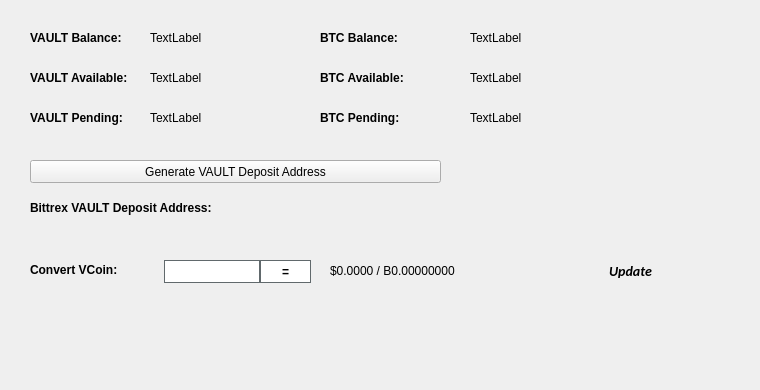
   <widget class="QWidget" name="BalanceTab">
    <attribute name="title">
     <string>Balance</string>
    </attribute>
    <widget class="QLabel" name="BitcoinBalanceLabel">
     <property name="geometry">
      <rect>
       <x>470</x>
       <y>30</y>
       <width>150</width>
       <height>16</height>
      </rect>
     </property>
     <property name="text">
      <string>TextLabel</string>
     </property>
    </widget>
    <widget class="QLabel" name="VAULTBalanceLabel">
     <property name="geometry">
      <rect>
       <x>150</x>
       <y>30</y>
       <width>150</width>
       <height>16</height>
      </rect>
     </property>
     <property name="text">
      <string>TextLabel</string>
     </property>
    </widget>
    <widget class="QLabel" name="label_11">
     <property name="geometry">
      <rect>
       <x>30</x>
       <y>30</y>
       <width>101</width>
       <height>16</height>
      </rect>
     </property>
     <property name="font">
      <font>
       <weight>75</weight>
       <bold>true</bold>
      </font>
     </property>
     <property name="text">
      <string>VAULT Balance:</string>
     </property>
    </widget>
    <widget class="QLabel" name="label_12">
     <property name="geometry">
      <rect>
       <x>320</x>
       <y>30</y>
       <width>101</width>
       <height>16</height>
      </rect>
     </property>
     <property name="font">
      <font>
       <weight>75</weight>
       <bold>true</bold>
      </font>
     </property>
     <property name="text">
      <string>BTC Balance:</string>
     </property>
    </widget>
    <widget class="QLabel" name="VAULTAvailableLabel_2">
     <property name="geometry">
      <rect>
       <x>150</x>
       <y>70</y>
       <width>150</width>
       <height>16</height>
      </rect>
     </property>
     <property name="text">
      <string>TextLabel</string>
     </property>
    </widget>
    <widget class="QLabel" name="label_13">
     <property name="geometry">
      <rect>
       <x>30</x>
       <y>70</y>
       <width>111</width>
       <height>16</height>
      </rect>
     </property>
     <property name="font">
      <font>
       <weight>75</weight>
       <bold>true</bold>
      </font>
     </property>
     <property name="text">
      <string>VAULT Available:</string>
     </property>
    </widget>
    <widget class="QLabel" name="label_14">
     <property name="geometry">
      <rect>
       <x>30</x>
       <y>110</y>
       <width>101</width>
       <height>16</height>
      </rect>
     </property>
     <property name="font">
      <font>
       <weight>75</weight>
       <bold>true</bold>
      </font>
     </property>
     <property name="text">
      <string>VAULT Pending:</string>
     </property>
    </widget>
    <widget class="QLabel" name="VAULTPendingLabel">
     <property name="geometry">
      <rect>
       <x>150</x>
       <y>110</y>
       <width>150</width>
       <height>16</height>
      </rect>
     </property>
     <property name="text">
      <string>TextLabel</string>
     </property>
    </widget>
    <widget class="QLabel" name="label_15">
     <property name="geometry">
      <rect>
       <x>320</x>
       <y>70</y>
       <width>111</width>
       <height>16</height>
      </rect>
     </property>
     <property name="font">
      <font>
       <weight>75</weight>
       <bold>true</bold>
      </font>
     </property>
     <property name="text">
      <string>BTC Available:</string>
     </property>
    </widget>
    <widget class="QLabel" name="BitcoinAvailableLabel">
     <property name="geometry">
      <rect>
       <x>470</x>
       <y>70</y>
       <width>150</width>
       <height>16</height>
      </rect>
     </property>
     <property name="text">
      <string>TextLabel</string>
     </property>
    </widget>
    <widget class="QLabel" name="label_31">
     <property name="geometry">
      <rect>
       <x>320</x>
       <y>110</y>
       <width>111</width>
       <height>16</height>
      </rect>
     </property>
     <property name="font">
      <font>
       <weight>75</weight>
       <bold>true</bold>
      </font>
     </property>
     <property name="text">
      <string>BTC Pending:</string>
     </property>
    </widget>
    <widget class="QLabel" name="BitcoinPendingLabel">
     <property name="geometry">
      <rect>
       <x>470</x>
       <y>110</y>
       <width>150</width>
       <height>16</height>
      </rect>
     </property>
     <property name="text">
      <string>TextLabel</string>
     </property>
    </widget>
    <widget class="QLabel" name="label_33">
     <property name="geometry">
      <rect>
       <x>30</x>
       <y>200</y>
       <width>221</width>
       <height>16</height>
      </rect>
     </property>
     <property name="font">
      <font>
       <weight>75</weight>
       <bold>true</bold>
      </font>
     </property>
     <property name="text">
      <string>Bittrex VAULT Deposit Address:</string>
     </property>
    </widget>
    <widget class="QPushButton" name="GenDepositBTN">
     <property name="geometry">
      <rect>
       <x>30</x>
       <y>160</y>
       <width>411</width>
       <height>23</height>
      </rect>
     </property>
     <property name="text">
      <string>Generate VAULT Deposit Address</string>
     </property>
     <property name="icon">
      <iconset resource="../vault.qrc">
       <normaloff>:/icons/bitcoin</normaloff>:/icons/bitcoin</iconset>
     </property>
    </widget>
    <widget class="QLabel" name="DepositAddressLabel">
     <property name="geometry">
      <rect>
       <x>200</x>
       <y>200</y>
       <width>261</width>
       <height>16</height>
      </rect>
     </property>
     <property name="palette">
      <palette>
       <active>
        <colorrole role="WindowText">
         <brush brushstyle="SolidPattern">
          <color alpha="255">
           <red>0</red>
           <green>0</green>
           <blue>0</blue>
          </color>
         </brush>
        </colorrole>
        <colorrole role="Text">
         <brush brushstyle="SolidPattern">
          <color alpha="255">
           <red>0</red>
           <green>0</green>
           <blue>255</blue>
          </color>
         </brush>
        </colorrole>
       </active>
       <inactive>
        <colorrole role="WindowText">
         <brush brushstyle="SolidPattern">
          <color alpha="255">
           <red>0</red>
           <green>0</green>
           <blue>0</blue>
          </color>
         </brush>
        </colorrole>
        <colorrole role="Text">
         <brush brushstyle="SolidPattern">
          <color alpha="255">
           <red>0</red>
           <green>0</green>
           <blue>255</blue>
          </color>
         </brush>
        </colorrole>
       </inactive>
       <disabled>
        <colorrole role="WindowText">
         <brush brushstyle="SolidPattern">
          <color alpha="255">
           <red>120</red>
           <green>120</green>
           <blue>120</blue>
          </color>
         </brush>
        </colorrole>
        <colorrole role="Text">
         <brush brushstyle="SolidPattern">
          <color alpha="255">
           <red>120</red>
           <green>120</green>
           <blue>120</blue>
          </color>
         </brush>
        </colorrole>
       </disabled>
      </palette>
     </property>
     <property name="font">
      <font>
       <weight>75</weight>
       <bold>true</bold>
      </font>
     </property>
     <property name="text">
      <string/>
     </property>
     <property name="alignment">
      <set>Qt::AlignRight|Qt::AlignTrailing|Qt::AlignVCenter</set>
     </property>
     <property name="textInteractionFlags">
      <set>Qt::LinksAccessibleByMouse|Qt::TextSelectableByKeyboard|Qt::TextSelectableByMouse</set>
     </property>
    </widget>
    <widget class="QLabel" name="label_8">
     <property name="geometry">
      <rect>
       <x>460</x>
       <y>300</y>
       <width>281</width>
       <height>81</height>
      </rect>
     </property>
     <property name="text">
      <string/>
     </property>
     <property name="pixmap">
      <pixmap>:/images/bittrex</pixmap>
     </property>
    </widget>
    <widget class="QWidget" name="widgetConversion" native="true">
     <property name="geometry">
      <rect>
       <x>0</x>
       <y>250</y>
       <width>751</width>
       <height>43</height>
      </rect>
     </property>
     <property name="minimumSize">
      <size>
       <width>0</width>
       <height>43</height>
      </size>
     </property>
     <property name="styleSheet">
      <string notr="true"/>
     </property>
     <widget class="QPushButton" name="btnUpdateMarketData">
      <property name="geometry">
       <rect>
        <x>575</x>
        <y>0</y>
        <width>111</width>
        <height>41</height>
       </rect>
      </property>
      <property name="sizePolicy">
       <sizepolicy hsizetype="Expanding" vsizetype="Expanding">
        <horstretch>0</horstretch>
        <verstretch>0</verstretch>
       </sizepolicy>
      </property>
      <property name="font">
       <font>
        <family>calibri</family>
        <pointsize>-1</pointsize>
        <weight>75</weight>
        <italic>true</italic>
        <bold>true</bold>
       </font>
      </property>
      <property name="styleSheet">
       <string notr="true">margin:0px;text-align:center;padding:2px;border-radius:3px;font-style:italic;width:100px;font-size:14px;font-family:calibri;font-weight:600;</string>
      </property>
      <property name="text">
       <string>Update</string>
      </property>
      <property name="iconSize">
       <size>
        <width>150</width>
        <height>35</height>
       </size>
      </property>
      <property name="autoDefault">
       <bool>true</bool>
      </property>
      <property name="default">
       <bool>true</bool>
      </property>
     </widget>
     <widget class="QLabel" name="lblConvertVCoin">
      <property name="geometry">
       <rect>
        <x>30</x>
        <y>10</y>
        <width>131</width>
        <height>20</height>
       </rect>
      </property>
      <property name="styleSheet">
       <string notr="true"/>
      </property>
      <property name="text">
       <string>&lt;html&gt;&lt;head/&gt;&lt;body&gt;&lt;p&gt;&lt;span style=&quot; font-weight:600;&quot;&gt;Convert VCoin:&lt;/span&gt;&lt;/p&gt;&lt;/body&gt;&lt;/html&gt;</string>
      </property>
     </widget>
     <widget class="QLineEdit" name="txtConvertVCoinQty">
      <property name="geometry">
       <rect>
        <x>160</x>
        <y>10</y>
        <width>100</width>
        <height>23</height>
       </rect>
      </property>
      <property name="minimumSize">
       <size>
        <width>100</width>
        <height>23</height>
       </size>
      </property>
      <property name="maximumSize">
       <size>
        <width>100</width>
        <height>16777215</height>
       </size>
      </property>
      <property name="styleSheet">
       <string notr="true">border: 1px solid #61696c;margin-left:4px;</string>
      </property>
     </widget>
     <widget class="QPushButton" name="btnConvertPivx">
      <property name="geometry">
       <rect>
        <x>260</x>
        <y>10</y>
        <width>51</width>
        <height>23</height>
       </rect>
      </property>
      <property name="minimumSize">
       <size>
        <width>0</width>
        <height>23</height>
       </size>
      </property>
      <property name="styleSheet">
       <string notr="true">border:1px solid #61696c;background:white;font-weight:600;</string>
      </property>
      <property name="text">
       <string>=</string>
      </property>
     </widget>
     <widget class="QLabel" name="lblConvertVCoinResults">
      <property name="geometry">
       <rect>
        <x>330</x>
        <y>0</y>
        <width>201</width>
        <height>41</height>
       </rect>
      </property>
      <property name="styleSheet">
       <string notr="true"/>
      </property>
      <property name="text">
       <string>$0.0000 / B0.00000000</string>
      </property>
     </widget>
     <widget class="QLabel" name="iconOverviewUpdateWait">
      <property name="geometry">
       <rect>
        <x>670</x>
        <y>10</y>
        <width>24</width>
        <height>24</height>
       </rect>
      </property>
      <property name="text">
       <string/>
      </property>
      <property name="pixmap">
       <pixmap resource="../vault.qrc">:/icons/transaction_1</pixmap>
      </property>
      <property name="scaledContents">
       <bool>true</bool>
      </property>
      <property name="alignment">
       <set>Qt::AlignCenter</set>
      </property>
     </widget>
    </widget>
   </widget>
